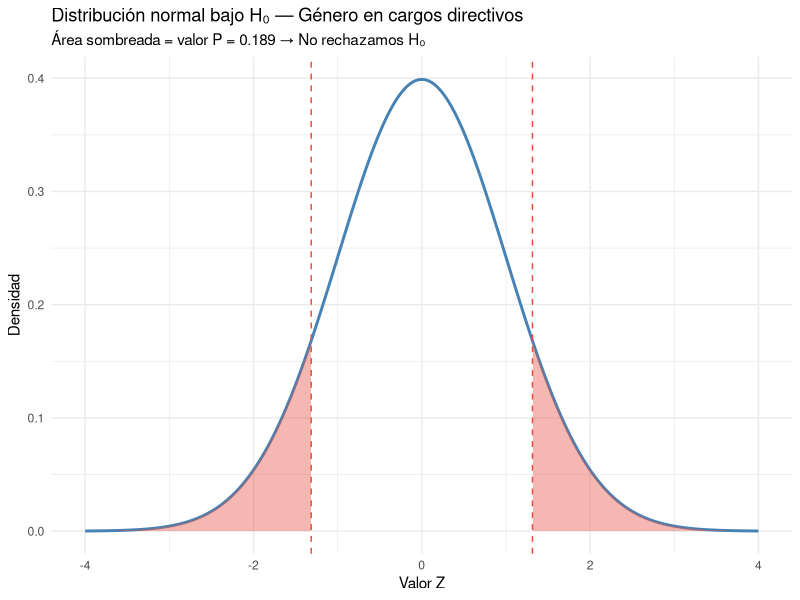

The R source for this figure:
########################################################################/
# Script Taller 6 Estadística II --------------------------------------------
# Escuela de Sociología UV
# M. Constanza Ayala (maria.ayala@uv.cl)
# 14-04-2026
########################################################################/

rm(list=ls()) # Borramos todos los objetos que están cargados


# Paquetes ----------------------------------------------------------------

#Si no están descargados, instalamos los paquetes
#install.packages("tidyverse")

library(tidyverse)


# pnorm() y qnorm(): funciones inversas -----------------------------------

pnorm(1.96)   # → 0.975: el Z = 1.96 deja 97.5% del área a su izquierda
qnorm(0.975)  # → 1.96:  el área 97.5% corresponde al Z = 1.96


# Valores Z críticos con qnorm() ------------------------------------------

qnorm(0.950)   # α = 0.10 → cada cola = 5.0% → área izquierda = 95.0%
qnorm(0.975)   # α = 0.05 → cada cola = 2.5% → área izquierda = 97.5%
qnorm(0.995)   # α = 0.01 → cada cola = 0.5% → área izquierda = 99.5%


# Ejemplo 1: Género en cargos directivos (valor P > 0.05) -----------------

prop.test(x = 53,               # número de casos que cumplen la condición
          n = 120,              # total de casos en la muestra
          p = 0.50,             # proporción esperada bajo H₀
          alternative = "two.sided") # Hₐ: p ≠ 0.50


# Visualizando el valor P -------------------------------------------------

z_obs <- (0.44 - 0.50) / sqrt(0.50 * 0.50 / 120)

tibble(x = seq(-4, 4, 0.01)) %>%
  mutate(y = dnorm(x)) %>%                              # Densidad normal estándar
  ggplot(aes(x = x, y = y)) +
  geom_line(color = "steelblue", linewidth = 1) +       # Curva normal
  geom_area(data = . %>% filter(x <= -abs(z_obs)),      # Área cola izquierda
            fill = "#E74C3C", alpha = 0.4) +
  geom_area(data = . %>% filter(x >= abs(z_obs)),       # Área cola derecha
            fill = "#E74C3C", alpha = 0.4) +
  geom_vline(xintercept = c(-abs(z_obs), abs(z_obs)),   # Líneas en Z observado
             linetype = "dashed", color = "#E74C3C") +
  labs(title = "Distribución normal bajo H₀ — Género en cargos directivos",
       subtitle = paste0("Área sombreada = valor P = ",
                         round(2 * pnorm(-abs(z_obs)), 3),  # Valor P de dos colas
                         " → No rechazamos H₀"),
       x = "Valor Z", y = "Densidad") +
  theme_minimal()


# Ejemplo 2: Pueblos originarios en el mercado laboral (valor P ≈ 0) ------

prop.test(x = 18,               # número de casos que cumplen la condición
          n = 300,              # total de casos en la muestra
          p = 0.128,            # proporción esperada bajo H₀ (Censo 2017)
          alternative = "two.sided") # Hₐ: p ≠ 0.128


# Ejemplo 3: El nivel de significancia (α) --------------------------------

prop.test(x = 114,              # número de casos que cumplen la condición
          n = 200,              # total de casos en la muestra
          p = 0.50,             # proporción esperada bajo H₀
          alternative = "two.sided") # Hₐ: p ≠ 0.50

########################################################################
